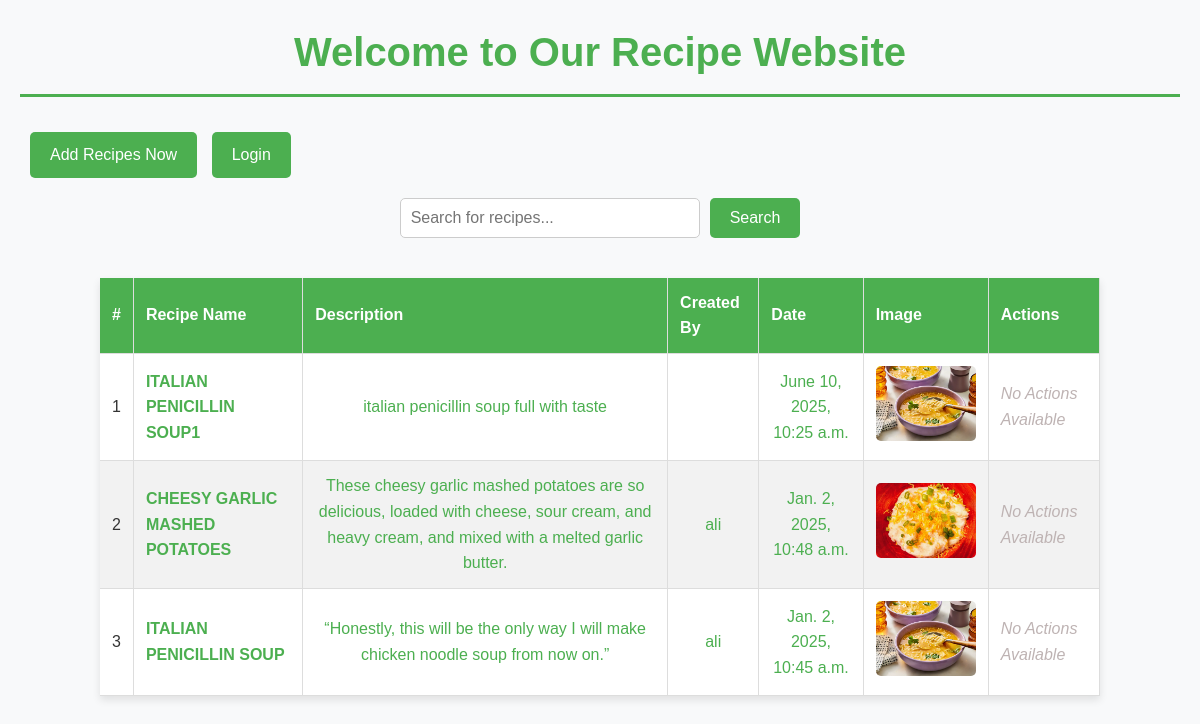
The page / on the database its author committed.
### reciepe_app/models.py (models this page shows, shortened)
class Recipe(models.Model):
    user = models.ForeignKey(User,on_delete=models.CASCADE,null=True , blank=True,related_name='recipe_user')
    slug = models.SlugField(blank=True,null=True,unique=True)
    recipe_disc = models.TextField(blank=True,null=True)
    recipe_img = models.ImageField(upload_to='Recipe_pictures/',null=True,blank=True)
    recipe_name = models.CharField(max_length=40,unique=True)
    recipe_created_at = models.DateTimeField(auto_now=True)
    recipe_view_count = models.IntegerField(default=1)
    class Meta:
        ordering = ['-recipe_created_at']
        verbose_name = 'Recipe'

### reciepe_app/views.py (the view)
# urls.py: path('', index , name='main'),
def index(request):
    query = request.GET.get('search', '')
    if query:
        recipes = Recipe.objects.filter(recipe_name__icontains=query)
    else:
        recipes = Recipe.objects.all()
    return render(request, 'index.html' , {'recipes':recipes,'query':query})

### reciepe_app/templates/index.html (shortened to what this page needs)
<!DOCTYPE html>
<html lang="en">
{% load static %}
<head>
    <link href="https://cdnjs.cloudflare.com/ajax/libs/font-awesome/6.0.0/css/all.min.css" rel="stylesheet">
    <link href="https://cdnjs.cloudflare.com/ajax/libs/aos/2.3.4/aos.css" rel="stylesheet">
</head>
<body>
    <header>
        <h1>Welcome to Our Recipe Website</h1>
    </header>
    <section class="add-recipe">
        <div>
            <a href="{% url 'addRecipe' %}" class="btn add-recipe-btn">Add Recipes Now</a>
            {% if request.user.is_authenticated %}
            <a href="{% url 'logoutView' %}" class="btn add-recipe-btn">Logout</a>
            {% else %}
            <a href="{% url 'login_page' %}" class="btn add-recipe-btn">Login</a>
            {% endif %}
        </div>
    <div class="filter-container">
    </div>
    </section>
    <main>
        <section class="search-section">
            <form action="" method="GET" class="search-form">
                <input
                    type="text"
                    id="search-input"
                    name="search"
                    placeholder="Search for recipes..."
                    autocomplete="off"
                    oninput="searchRecipes();"
                    aria-label="Search for recipes">
                <button type="submit" onsubmit="searchRecipes();">Search</button>
            </form>
        </section>
        <section class="table-section">
            {% if recipes %}
            <table>
                <thead>
                    <tr>
                        <th>#</th>
                        <th>Recipe Name</th>
                        <th>Description</th>
                        <th>Created By</th>
                        <th>Date</th>
                        <th>Image</th>
                        <th>Actions</th>
                    </tr>
                </thead>
                <tbody>
                    {% for recipe in recipes %}
                    <tr>
                        <td>{{ forloop.counter }}</td>
                        <td><a class="link-details" href="{% url "details" recipe.slug %}">{{ recipe.recipe_name|upper }}</a></td>
                        <td class="lnk-detail">{{ recipe.recipe_disc }}</td>
                        <td class="lnk-detail">
                            {{ recipe.user.first_name }}
                        </td>
                        <td class="lnk-detail">
                            {{ recipe.recipe_created_at}}
                        </td>
                        <td>
                            <img src="{{ recipe.recipe_img.url }}"  alt="{{recipe.recipe_name}}">
                        </td>
                        <td style ="padding:21px 12px; gap:10px;">
                            {% if recipe.user == user %}
                            <div class="btn-group">
                            <a href="{% url 'update_recipe' recipe.slug %}" class="btn update-btn">Update</a>
                            <a href="{% url 'delete' recipe.slug %}" class="btn delete-btn">Delete</a>
                            </div>
                            {% else %}
                            <i style="color:#beb3b3;">No Actions Available </i>
                            {% endif %}
                    {% endfor %}
                        </td>
            {% endif %}
        </section>
    </main>
</body>
</html>

### rows shown on the page
Recipe: recipe_name "ITALIAN PENICILLIN SOUP1", recipe_disc "italian penicillin soup full with taste", recipe_created_at "June 10, 2025, 10:25 a.m.", recipe_img (picture), shows "No Actions Available"
Recipe: recipe_name "CHEESY GARLIC MASHED POTATOES", recipe_disc "These cheesy garlic mashed potatoes are so delicious, loaded with cheese, sour cream, and heavy cream, and mixed with a melted garlic butter.", user.first_name "ali", recipe_created_at "Jan. 2, 2025, 10:48 a.m.", recipe_img (picture), shows "No Actions Available"
Recipe: recipe_name "ITALIAN PENICILLIN SOUP", recipe_disc "“Honestly, this will be the only way I will make chicken noodle soup from now on.”", user.first_name "ali", recipe_created_at "Jan. 2, 2025, 10:45 a.m.", recipe_img (picture), shows "No Actions Available"
